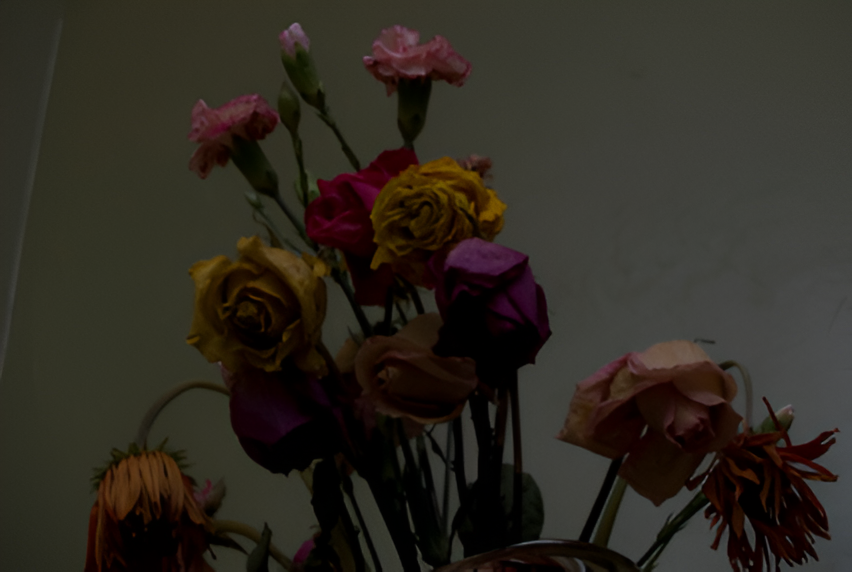
%> input picture DIP-HW5/data/images/flowers.png, 852 x 572 px
$ octave Q1.m   (GNU Octave 9; MATLAB toolbox functions it lacks are replaced by stand-ins)
%> lines starting %> are read from the running program, lines starting %| are printed output that depends on the picture
% =========================================================================
% Title: Histogram Equalization and Matching for a Color Image
% Description:
% This script enhances a color image ('flowers.png') using two histogram
% equalization methods. First, it equalizes the R, G, and B channels separately
% and reconstructs the image. Then, it computes an average histogram from all
% three channels, builds a single transformation function, and applies it to
% each channel. The goal is to compare the effect of individual vs. unified
% histogram equalization on image quality.
% =========================================================================
clc;
clear;
close
close all;
%% Part a
% Load the image
img = imread("images\flowers.png");
%> img is the input picture: size 572x852x3 uint8; mean R, G, B 46.7, 41.8, 33.5

% Ensure the image is in RGB format
if size(img, 3) ~= 3
    img = cat(3, img, img, img)
end

% Display image
figure(1);
imshow(img);
title("Original RGB Image");

%% Part b
% Seperate the RGB chanels
R = img(:,:,1);
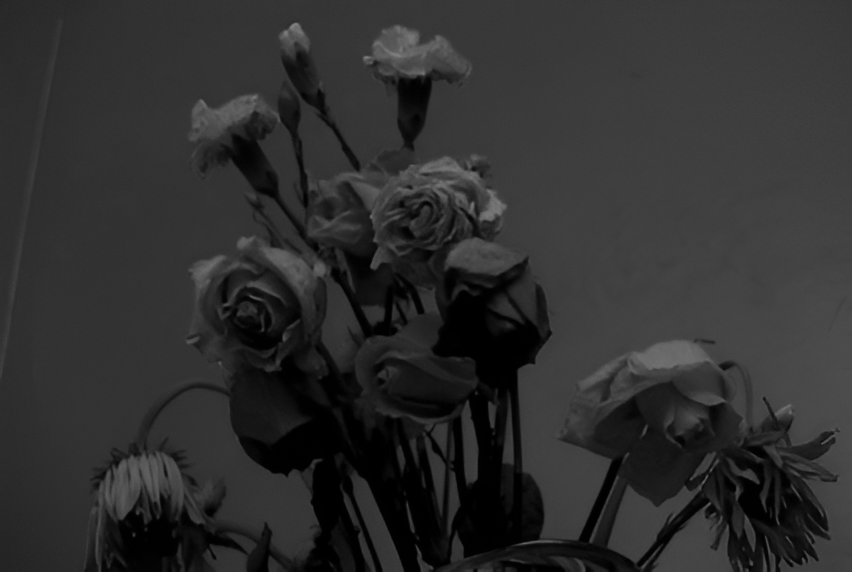
%> R: size 572x852 uint8; min 0, max 131, mean 46.7
G = img(:,:,2);
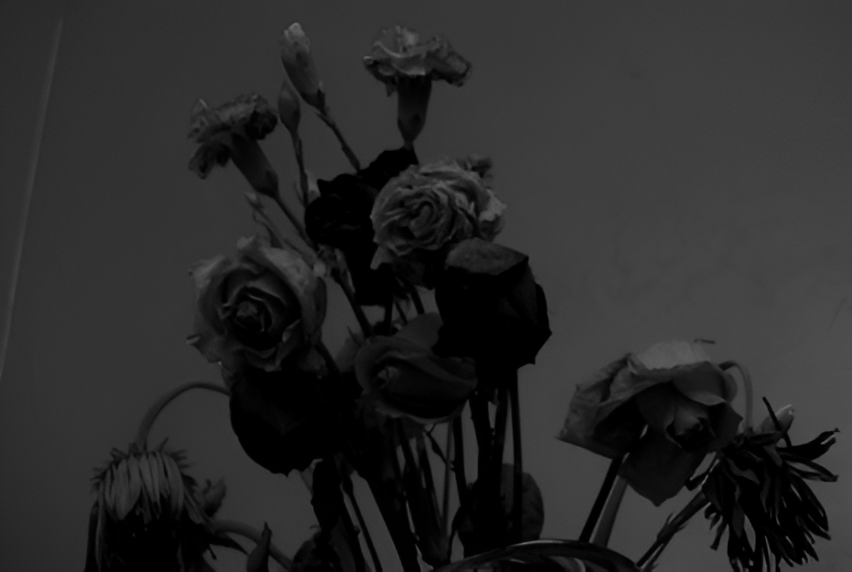
%> G: size 572x852 uint8; min 0, max 109, mean 41.8
B = img(:,:,3);
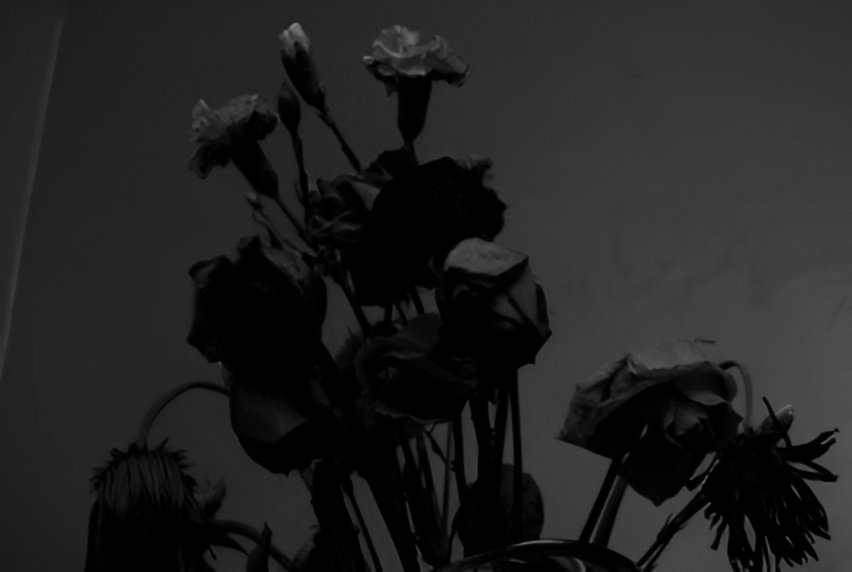
%> B: size 572x852 uint8; min 0, max 130, mean 33.5

% Compute histograms
[countR, binR] = imhist(R);
%> countR = 256 values, max 27173 at index 51, min 0 at index 133, mean 1903.7; binR = 256 values from 0 to 255
[countG, binG] = imhist(G);
%> countG = 256 values, max 46058 at index 1, min 0 at index 100, mean 1903.7; binG = 256 values from 0 to 255
[countB, binB] = imhist(B);
%> countB = 256 values, max 66199 at index 1, min 0 at index 119, mean 1903.7; binB = 256 values from 0 to 255

% Plot the histograms
figure(2);

subplot(3,1,1);
bar(binR, countR, "Red");
%> (this line was passed over: bar is not available in this run)
title("Histogram of Red channel");
xlim([0 255]);

subplot(3,1,2);
bar(binG, countG, "green");
title("Histogram of Green channel");
xlim([0 255]);

subplot(3,1,3);
bar(binB, countB, "blue");
title("Histogram of Blue channel");
xlim([0 255]);
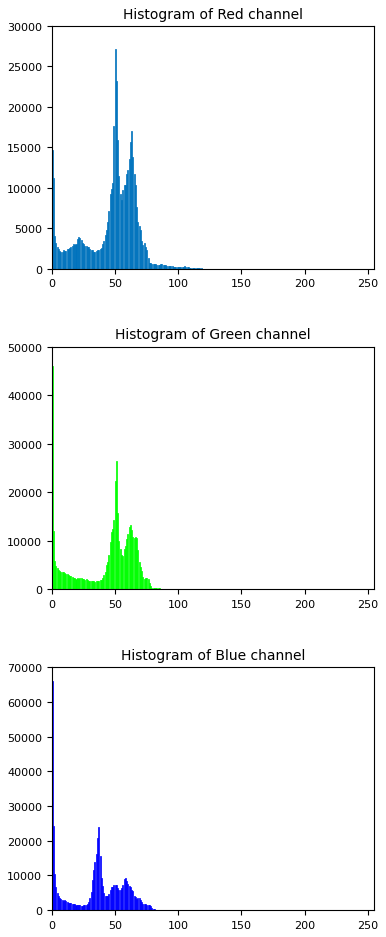
%> figure redrawn from the program's plot data, 3 panels; panel 1: tallest bar 27173 high, from x = 49.6 to 50.4; panel 2: tallest bar 46058 high, from x = -0.4 to 0.4; panel 3: tallest bar 66199 high, from x = -0.4 to 0.4

%% Part c and d

$ run again, with DIP-HW5/data/images/peppers.png copied over DIP-HW5/data/images/flowers.png
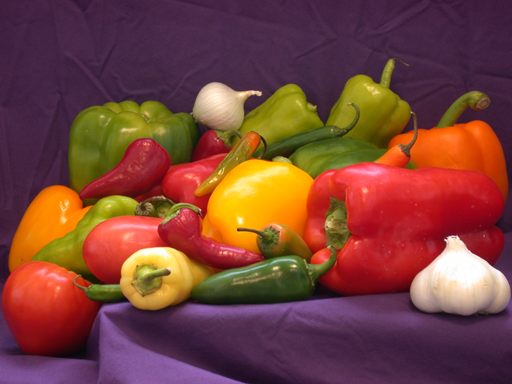
%> input picture DIP-HW5/data/images/peppers.png, 512 x 384 px
%> img is the input picture: size 384x512x3 uint8; mean R, G, B 120.8, 66.4, 57.6
%> `B = img(:,:,3);`:
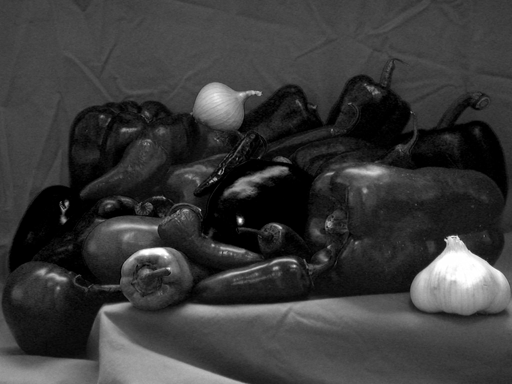
%> B: size 384x512 uint8; min 0, max 255, mean 57.6
%> countR = 256 values, max 11175 at index 256, min 0 at index 1, mean 768; binR = 256 values from 0 to 255
%> countG = 256 values, max 6638 at index 37, min 0 at index 1, mean 768; binG = 256 values from 0 to 255
%> countB = 256 values, max 10753 at index 1, min 15 at index 220, mean 768; binB = 256 values from 0 to 255
%> `xlim([0 255]);`:
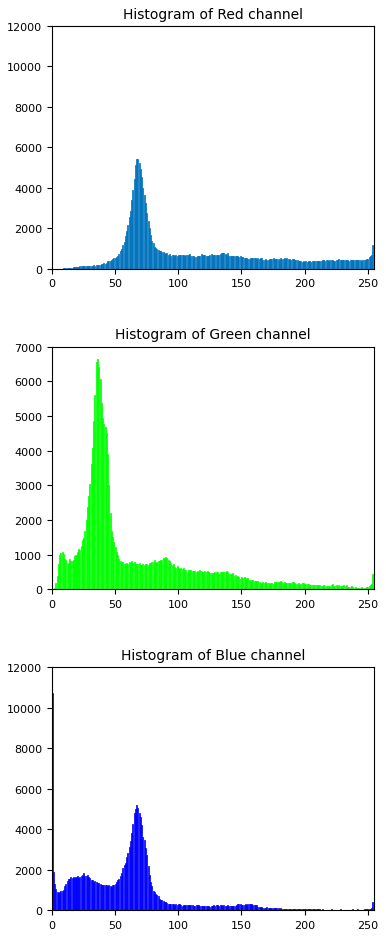
%> figure redrawn from the program's plot data, 3 panels; panel 1: tallest bar 11175 high, from x = 254.6 to 255.4; panel 2: tallest bar 6638 high, from x = 35.6 to 36.4; panel 3: tallest bar 10753 high, from x = -0.4 to 0.4
